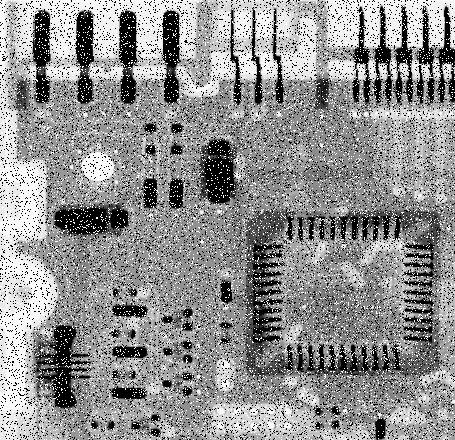
#> input picture Digital_Image_Processing/exp_3/test3_2.jpg, 455 x 440 px
$ python exp_3_5.py
#> lines starting #> are read from the running program, lines starting #| are printed output that depends on the picture
# -*- coding:utf-8 -*-

import matplotlib.pylab as pl
import matplotlib.cm as cm
import numpy as np
import Image
import scipy.signal as signal

im_0 = np.asarray(Image.open('test3_2.jpg').convert('L'))/float(255)
fig = pl.figure()
# ax_0
ax_0 = fig.add_subplot(121)
ax_0.imshow(im_0,cmap=cm.gray)
ax_0.set_title('input image')
ax_0.set_xticks([])
ax_0.set_yticks([])
# ax_1
ax_1 = fig.add_subplot(122)
im_1 = signal.medfilt2d(im_0)
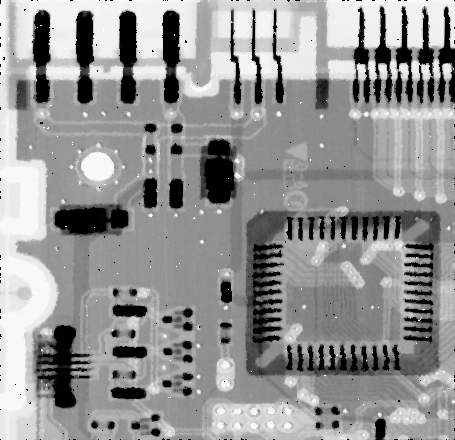
#> im_1: shape (440, 455) float64; min 0, max 1, mean 0.58
ax_1.imshow(im_1,cmap=cm.gray)
ax_1.set_title('medfilt2d')
ax_1.set_xticks([])
ax_1.set_yticks([])

fig.suptitle('exp_3_5')
fig.savefig('exp_3_5.jpg')
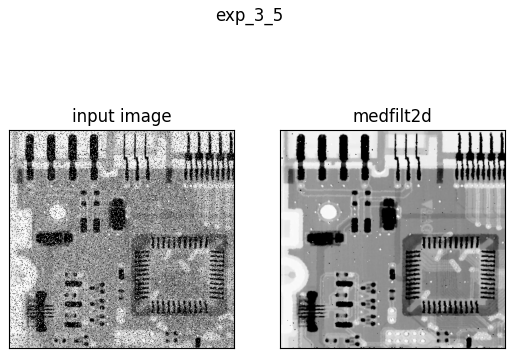
#> figure drawn by matplotlib, 2 panels

$ run again, with Digital_Image_Processing/exp_3/test3_1.jpg copied over Digital_Image_Processing/exp_3/test3_2.jpg
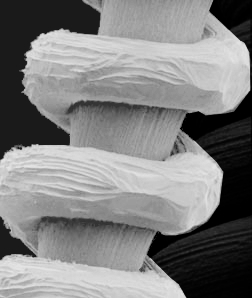
#> input picture Digital_Image_Processing/exp_3/test3_1.jpg, 252 x 298 px
#> `fig.savefig('exp_3_5.jpg')`:
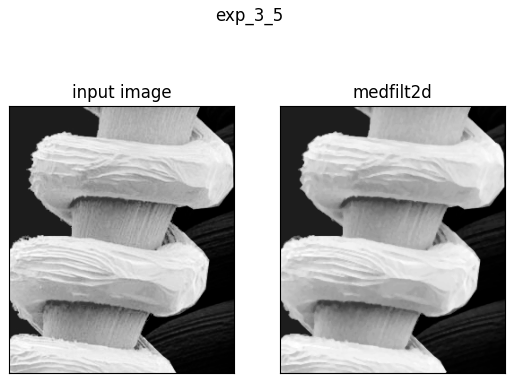
#> figure drawn by matplotlib, 2 panels
